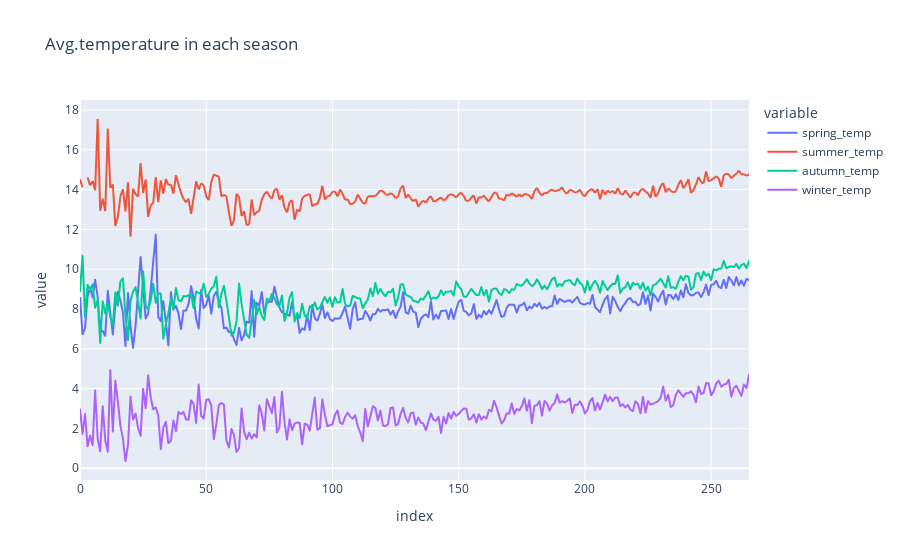

Notebook cell for this chart:
### Code cell
fig=px.line(season,y=['spring_temp','summer_temp','autumn_temp','winter_temp'],title='Avg.temperature in each season')
fig.show()

### Figure 1 — Plotly figure (JSON) as saved in the notebook; plotly's stock layout.template omitted (floating-point values rounded to 4 significant figures; data arrays with more than 128 entries replaced by an {"elided": "..."} marker saying what was removed)
{"data": [{"hovertemplate": "variable=spring_temp<br>index=%{x}<br>value=%{y}<extra></extra>", "legendgroup": "spring_temp", "line": {"color": "#636efa", "dash": "solid"}, "marker": {"symbol": "circle"}, "mode": "lines", "name": "spring_temp", "showlegend": true, "type": "scattergl", "x": {"elided": "266 int values"}, "xaxis": "x", "y": {"elided": "266 float values"}, "yaxis": "y"}, {"hovertemplate": "variable=summer_temp<br>index=%{x}<br>value=%{y}<extra></extra>", "legendgroup": "summer_temp", "line": {"color": "#EF553B", "dash": "solid"}, "marker": {"symbol": "circle"}, "mode": "lines", "name": "summer_temp", "showlegend": true, "type": "scattergl", "x": {"elided": "266 int values"}, "xaxis": "x", "y": {"elided": "266 float values"}, "yaxis": "y"}, {"hovertemplate": "variable=autumn_temp<br>index=%{x}<br>value=%{y}<extra></extra>", "legendgroup": "autumn_temp", "line": {"color": "#00cc96", "dash": "solid"}, "marker": {"symbol": "circle"}, "mode": "lines", "name": "autumn_temp", "showlegend": true, "type": "scattergl", "x": {"elided": "266 int values"}, "xaxis": "x", "y": {"elided": "266 float values"}, "yaxis": "y"}, {"hovertemplate": "variable=winter_temp<br>index=%{x}<br>value=%{y}<extra></extra>", "legendgroup": "winter_temp", "line": {"color": "#ab63fa", "dash": "solid"}, "marker": {"symbol": "circle"}, "mode": "lines", "name": "winter_temp", "showlegend": true, "type": "scattergl", "x": {"elided": "266 int values"}, "xaxis": "x", "y": {"elided": "266 float values"}, "yaxis": "y"}], "layout": {"legend": {"title": {"text": "variable"}, "tracegroupgap": 0}, "title": {"text": "Avg.temperature in each season"}, "xaxis": {"anchor": "y", "domain": [0, 1], "title": {"text": "index"}}, "yaxis": {"anchor": "x", "domain": [0, 1], "title": {"text": "value"}}}}
